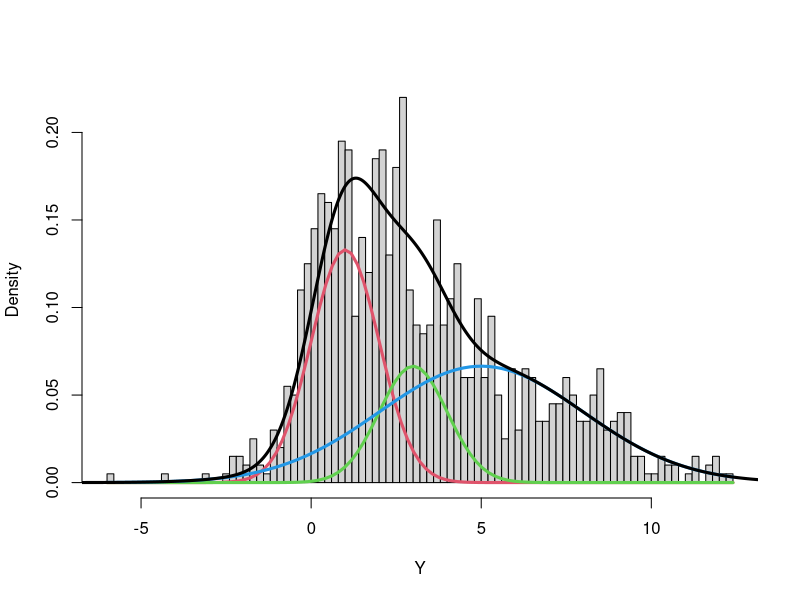

Write R code to recreate this figure.
mu = c(1,3,5)
sigma = c(1,1,3)
n = 1000
prop <- c(1/3,1/6,1/2)
Z = sample(c(1:3),n,replace=TRUE,prob = prop)
Y <- mu[Z] + sigma[Z]*rnorm(n)

hist(Y,freq = FALSE,nclass=100, main = '')
for (k in 1:3){
  curve(dnorm(x,mu[k],sigma[k])*prop[k],add=TRUE,col=k+1,lwd = 3)
}
abs = seq(-10,15,len=1000)
y <- dnorm(abs,mu[1],sigma[1])*prop[1]
for (k in 2:3){
  y <- y + dnorm(abs,mu[k],sigma[k])*prop[k]
}
lines(abs,y,col='black',lwd=3)